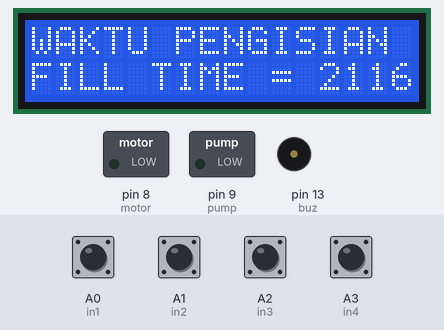
Bench run of a sketch on a simulated Arduino Uno, built with avr-gcc and run on an emulated ATmega328P. Shown: 16×2 character LCD, switched loads named in the sketch (green lamp = pin HIGH), buzzer (waves = sounding, pin HIGH). The test bench sets the inputs (shaded band); at power-on: A0 (in1), A1 (in2), A2 (in3), A3 (in4) HIGH. EEPROM starts erased; what the sketch prints to the serial monitor is not drawn.

Above: at 4.7 s.
4.8 s: A0 (in1) pulled LOW for 1 s
At 6.4 s:
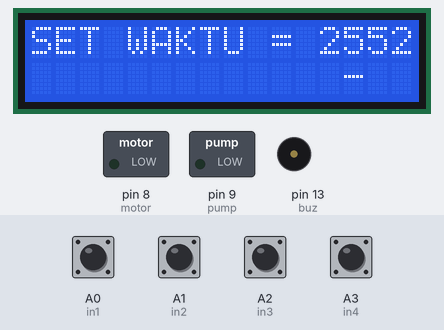
7.3 s: A0 (in1) pulled LOW for 1 s
At 8.7 s:
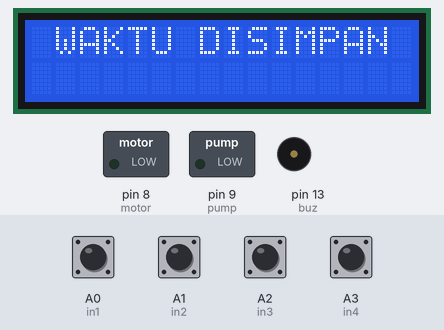
10.5 s: A0 (in1) pulled LOW for 0.15 s
At 12.0 s:
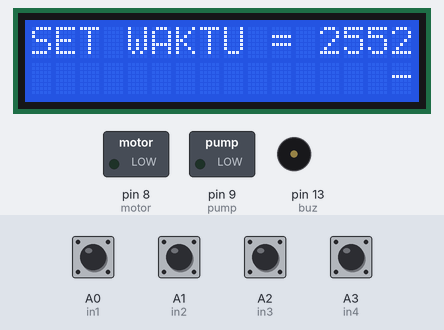
12.3 s: A1 (in2) pulled LOW for 0.15 s
At 13.8 s:
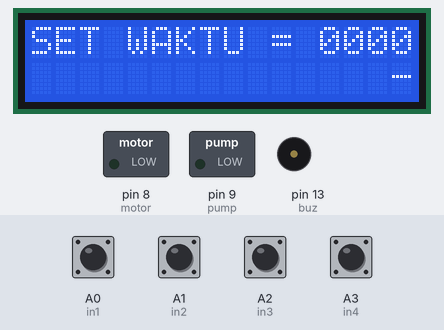
14.1 s: A1 (in2) pulled LOW for 1 s
At 16.4 s:
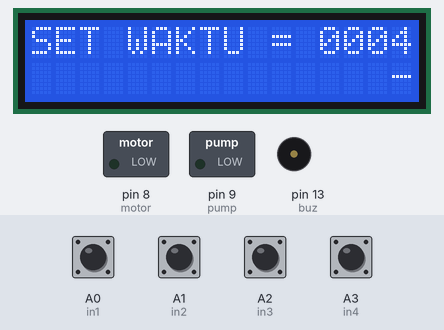
Timing chart, 0 to 17.6 s (numbered marks = the images above; inputs shaded):
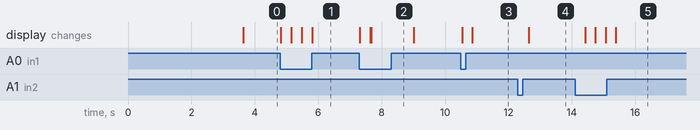

The sketch:

source_code_mesin_pengisi_air_automatic.ino
```cpp
/// mantappp
#include <LCD_I2C.h>
#include <EEPROM.h>
LCD_I2C lcd(0x27);

int cont = 0;

int in1 = A0; // tombol seting waktu pengisian
int in2 = A1; // tombol naik
int in3 = A2; // tombol stop
int in4 = A3; // tombol start

int remotePins [] = { A0, A1, A2, A3};

int set = 0;
int stop = 0, stop1;
int mode = 0;

int buz = 13; // ke buzzer atau led

int timer = 0;

int pump = 9; // ke mesin kompa air (relay)
int motor = 8; // ke steper motor (relay)

int ir_start = 10; // sensor awal
int ir_fill = 11; //sensor tengah
int ir_stop = 12; // sensor akhir


int dist;
long duration;

int val1=0,val2=0,val3=0,val4=1;
long result=0;

void setup(){
 for (int i = 0; i < 5; i ++) {
  pinMode (remotePins [i], INPUT);
  digitalWrite(remotePins [i], HIGH);
}

pinMode(ir_fill, INPUT);
pinMode(ir_start, INPUT);
pinMode(ir_stop, INPUT);


pinMode(motor, OUTPUT);
pinMode(pump, OUTPUT);

pinMode(buz, OUTPUT);

lcd.begin();
lcd.backlight();
lcd.setCursor(0,0);lcd.print("RIKI ADVERTISING");
lcd.setCursor(0,1);lcd.print("LOADING.........");
delay(3000);
Serial.begin(9600);

Read();

 for (int i = 0; i < 5; i ++) {

delay(100);
}
lcd.clear();
}

void loop(){

if(stop==0){
if(digitalRead (in1) == 0){
lcd.clear();
mode = mode+1;
if(mode>4){mode=0;
Write();
Read();
lcd.setCursor(0,0);
lcd.print(" WAKTU DISIMPAN ");
delay(1000);
}
delay(300);}

if(digitalRead (in2) == 0){
if(mode==1){val1 = val1+1;}
if(mode==2){val2 = val2+1;}
if(mode==3){val3 = val3+1;}
if(mode==4){val4 = val4+1;}
if(val1>9){val1=0;}
if(val2>9){val2=0;}
if(val3>9){val3=0;}
if(val4>9){val4=0;}
delay(300);
}
}

if(mode==0){
if(digitalRead (in3) == 0){stop=0;}
if(digitalRead (in4) == 0){stop=1;}
lcd.setCursor(0,0);
lcd.print("WAKTU PENGISIAN");


lcd.setCursor(0,1);
lcd.print("FILL TIME = ");
lcd.print(result);
lcd.print("   ");
}else{

lcd.setCursor(0,0);
lcd.print("SET WAKTU = ");
lcd.print(val4);
lcd.print(val3);
lcd.print(val2);
lcd.print(val1);

if(mode==4) {lcd.setCursor(12,1);lcd.print("-");}
if(mode==3) {lcd.setCursor(13,1);lcd.print("-");}
if(mode==2) {lcd.setCursor(14,1);lcd.print("-");}
if(mode==1) {lcd.setCursor(15,1);lcd.print("-");}
}

if(stop==1){
if(digitalRead (ir_stop) == 1){analogWrite(motor, 200);
if(digitalRead (ir_fill) == 0){
if(stop1==0){stop1=1;
analogWrite(motor, 0);
delay(200);
digitalWrite(pump, HIGH);
delay(result);
digitalWrite(pump, LOW);
for (int i = 0; i < 10; i ++) {

delay(200);
}
analogWrite(motor, 200);
}
}

if(digitalRead (ir_start) == 0){stop1=0;}

}
else{analogWrite(motor, 0);delay(300);}
}else{analogWrite(motor, 0);}

}
void Read(){
val1 = EEPROM.read(11); val2 = EEPROM.read(12); val3 = EEPROM.read(13); val4 = EEPROM.read(14);
result = val4*1000+val3*100+val2*10+val1;
Serial.println(result);
}

void Write(){
EEPROM.write(11, val1);EEPROM.write(12, val2);EEPROM.write(13, val3);EEPROM.write(14, val4);
}
```

Measured:
- after the input at 4.8 s, the display: first changes at once (image 1 shows a later state)
- after the input at 7.3 s, the display: first changes at once (image 2 shows a later state)
- after the input at 10.5 s, the display: first changes at once (image 3 shows a later state)
- after the input at 12.3 s, the display: changes after 0.34 s (image 4)
- after the input at 14.1 s, the display: first changes after 0.33 s (image 5 shows a later state)
